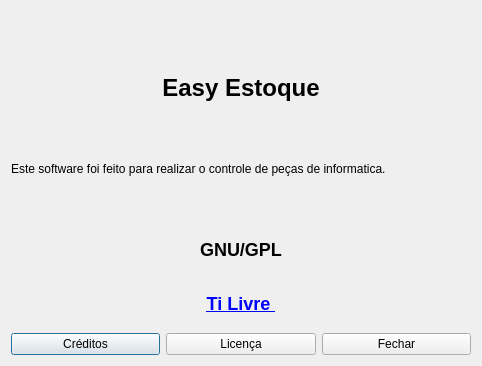
<?xml version="1.0" encoding="UTF-8"?>
<ui version="4.0">
 <class>SobreDialog</class>
 <widget class="QDialog" name="SobreDialog">
  <property name="geometry">
   <rect>
    <x>0</x>
    <y>0</y>
    <width>482</width>
    <height>366</height>
   </rect>
  </property>
  <property name="windowTitle">
   <string>Sobre</string>
  </property>
  <property name="windowIcon">
   <iconset resource="img.qrc">
    <normaloff>:/newPrefix/images/logo.png</normaloff>:/newPrefix/images/logo.png</iconset>
  </property>
  <layout class="QVBoxLayout" name="verticalLayout_3">
   <item>
    <layout class="QVBoxLayout" name="verticalLayout">
     <item>
      <widget class="QLabel" name="label">
       <property name="text">
        <string/>
       </property>
       <property name="pixmap">
        <pixmap resource="img.qrc">:/newPrefix/images/logo.png</pixmap>
       </property>
       <property name="alignment">
        <set>Qt::AlignCenter</set>
       </property>
      </widget>
     </item>
     <item>
      <widget class="QLabel" name="label_2">
       <property name="text">
        <string>&lt;!DOCTYPE HTML PUBLIC &quot;-//W3C//DTD HTML 4.0//EN&quot; &quot;http://www.w3.org/TR/REC-html40/strict.dtd&quot;&gt;
&lt;html&gt;&lt;head&gt;&lt;meta name=&quot;qrichtext&quot; content=&quot;1&quot; /&gt;&lt;style type=&quot;text/css&quot;&gt;
p, li { white-space: pre-wrap; }
&lt;/style&gt;&lt;/head&gt;&lt;body style=&quot; font-family:'Sans'; font-size:10pt; font-weight:400; font-style:normal;&quot;&gt;
&lt;p style=&quot; margin-top:18px; margin-bottom:12px; margin-left:0px; margin-right:0px; -qt-block-indent:0; text-indent:0px;&quot;&gt;&lt;span style=&quot; font-size:xx-large; font-weight:600;&quot;&gt;Easy Estoque&lt;/span&gt;&lt;/p&gt;&lt;/body&gt;&lt;/html&gt;</string>
       </property>
       <property name="alignment">
        <set>Qt::AlignCenter</set>
       </property>
      </widget>
     </item>
    </layout>
   </item>
   <item>
    <widget class="QLabel" name="label_3">
     <property name="text">
      <string>Este software foi feito para realizar o controle de peças de informatica.</string>
     </property>
    </widget>
   </item>
   <item>
    <layout class="QVBoxLayout" name="verticalLayout_2">
     <item>
      <widget class="QLabel" name="label_4">
       <property name="text">
        <string>&lt;!DOCTYPE HTML PUBLIC &quot;-//W3C//DTD HTML 4.0//EN&quot; &quot;http://www.w3.org/TR/REC-html40/strict.dtd&quot;&gt;
&lt;html&gt;&lt;head&gt;&lt;meta name=&quot;qrichtext&quot; content=&quot;1&quot; /&gt;&lt;style type=&quot;text/css&quot;&gt;
p, li { white-space: pre-wrap; }
&lt;/style&gt;&lt;/head&gt;&lt;body style=&quot; font-family:'Sans'; font-size:10pt; font-weight:400; font-style:normal;&quot;&gt;
&lt;p style=&quot; margin-top:16px; margin-bottom:12px; margin-left:0px; margin-right:0px; -qt-block-indent:0; text-indent:0px;&quot;&gt;&lt;span style=&quot; font-size:x-large; font-weight:600;&quot;&gt;GNU/GPL&lt;/span&gt;&lt;/p&gt;&lt;/body&gt;&lt;/html&gt;</string>
       </property>
       <property name="alignment">
        <set>Qt::AlignCenter</set>
       </property>
      </widget>
     </item>
     <item>
      <widget class="QLabel" name="label_5">
       <property name="text">
        <string>&lt;h2&gt;&lt;a href=&quot;http://www.tilivre.net.br&quot;&gt; Ti Livre &lt;/a&gt;&lt;/h2&gt;</string>
       </property>
       <property name="alignment">
        <set>Qt::AlignCenter</set>
       </property>
      </widget>
     </item>
    </layout>
   </item>
   <item>
    <layout class="QHBoxLayout" name="horizontalLayout">
     <item>
      <widget class="QPushButton" name="creditos">
       <property name="text">
        <string>Créditos</string>
       </property>
       <property name="icon">
        <iconset resource="img.qrc">
         <normaloff>:/newPrefix/images/licenca.png</normaloff>:/newPrefix/images/licenca.png</iconset>
       </property>
      </widget>
     </item>
     <item>
      <widget class="QPushButton" name="Licenca">
       <property name="text">
        <string>Licença</string>
       </property>
       <property name="icon">
        <iconset resource="img.qrc">
         <normaloff>:/newPrefix/images/gnu.png</normaloff>:/newPrefix/images/gnu.png</iconset>
       </property>
      </widget>
     </item>
     <item>
      <widget class="QPushButton" name="fechar">
       <property name="text">
        <string>Fechar</string>
       </property>
       <property name="icon">
        <iconset resource="img.qrc">
         <normaloff>:/newPrefix/images/fechar.png</normaloff>:/newPrefix/images/fechar.png</iconset>
       </property>
      </widget>
     </item>
    </layout>
   </item>
  </layout>
 </widget>
 <resources>
  <include location="img.qrc"/>
 </resources>
 <connections>
  <connection>
   <sender>fechar</sender>
   <signal>clicked()</signal>
   <receiver>SobreDialog</receiver>
   <slot>close()</slot>
   <hints>
    <hint type="sourcelabel">
     <x>325</x>
     <y>304</y>
    </hint>
    <hint type="destinationlabel">
     <x>215</x>
     <y>166</y>
    </hint>
   </hints>
  </connection>
 </connections>
</ui>
